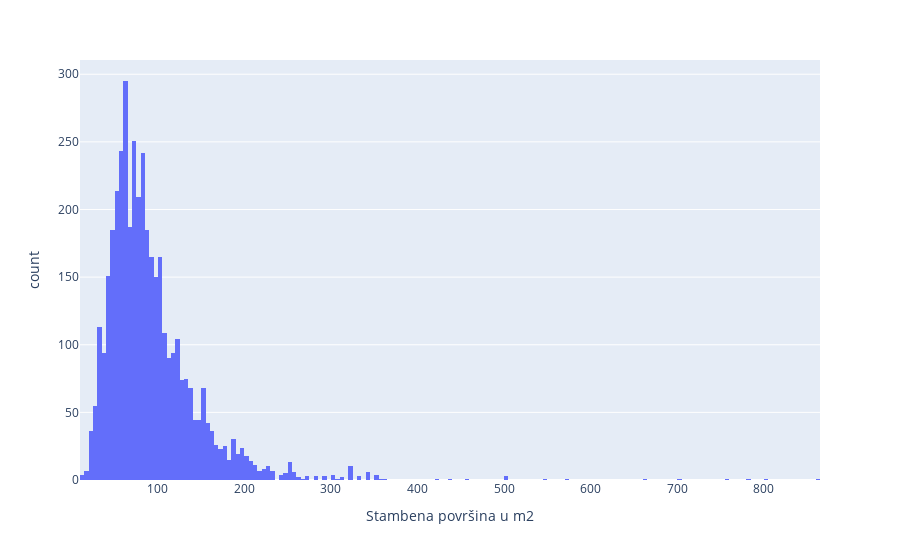

Source (notebook cell):
### Code cell
fig = px.histogram(df, x="Stambena površina u m2")
fig

### Figure 1 — Plotly figure (JSON) as saved in the notebook; plotly's stock layout.template omitted (floating-point values rounded to 4 significant figures; data arrays with more than 128 entries replaced by an {"elided": "..."} marker saying what was removed)
{"data": [{"alignmentgroup": "True", "bingroup": "x", "hovertemplate": "Stambena površina u m2=%{x}<br>count=%{y}<extra></extra>", "legendgroup": "", "marker": {"color": "#636efa", "pattern": {"shape": ""}}, "name": "", "offsetgroup": "", "orientation": "v", "showlegend": false, "type": "histogram", "x": {"elided": "4122 float values"}, "xaxis": "x", "yaxis": "y"}], "layout": {"barmode": "relative", "legend": {"tracegroupgap": 0}, "margin": {"t": 60}, "xaxis": {"anchor": "y", "domain": [0, 1], "title": {"text": "Stambena površina u m2"}}, "yaxis": {"anchor": "x", "domain": [0, 1], "title": {"text": "count"}}}}
